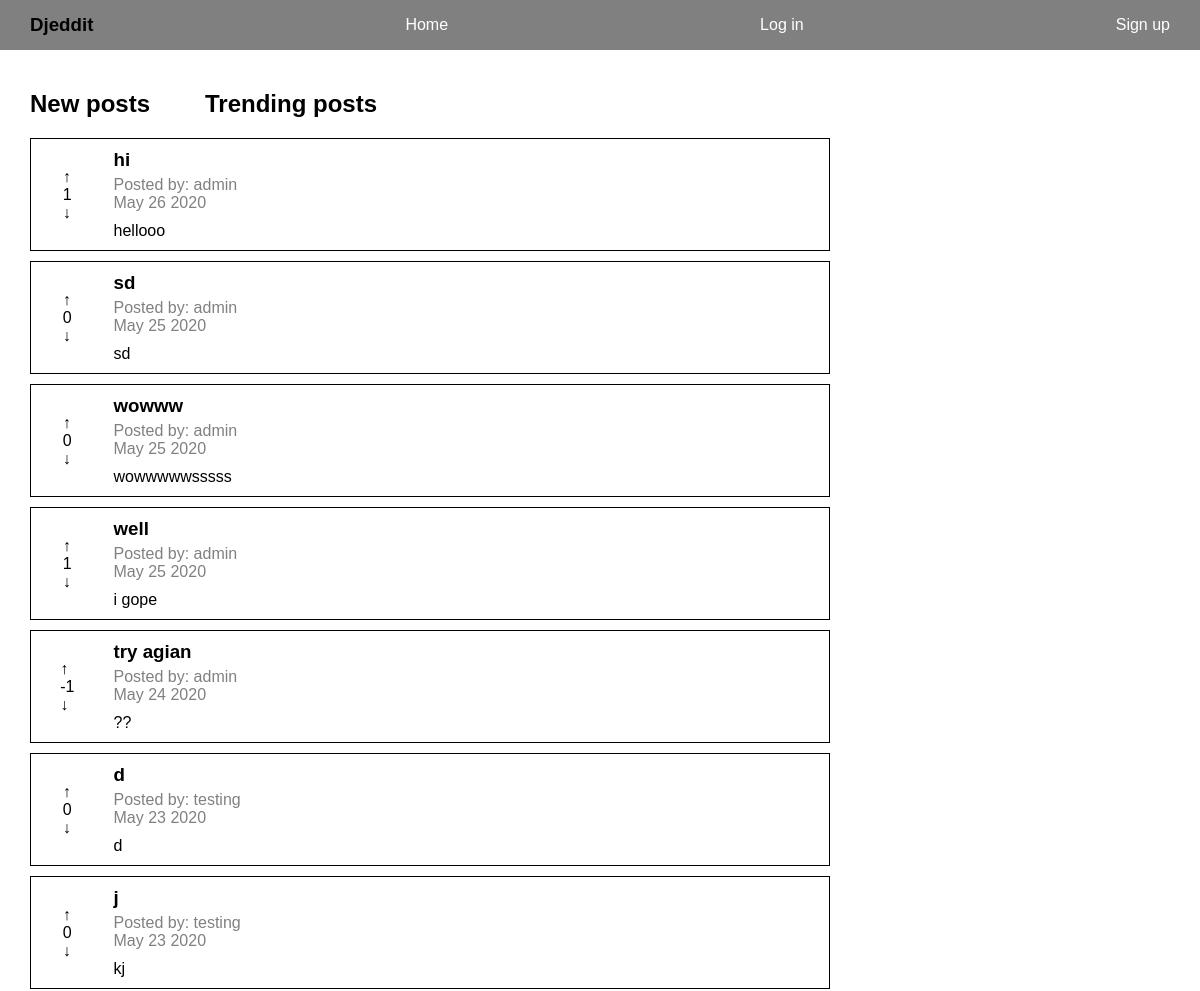
The page /reddit/ (upper part) on the database as committed earlier.
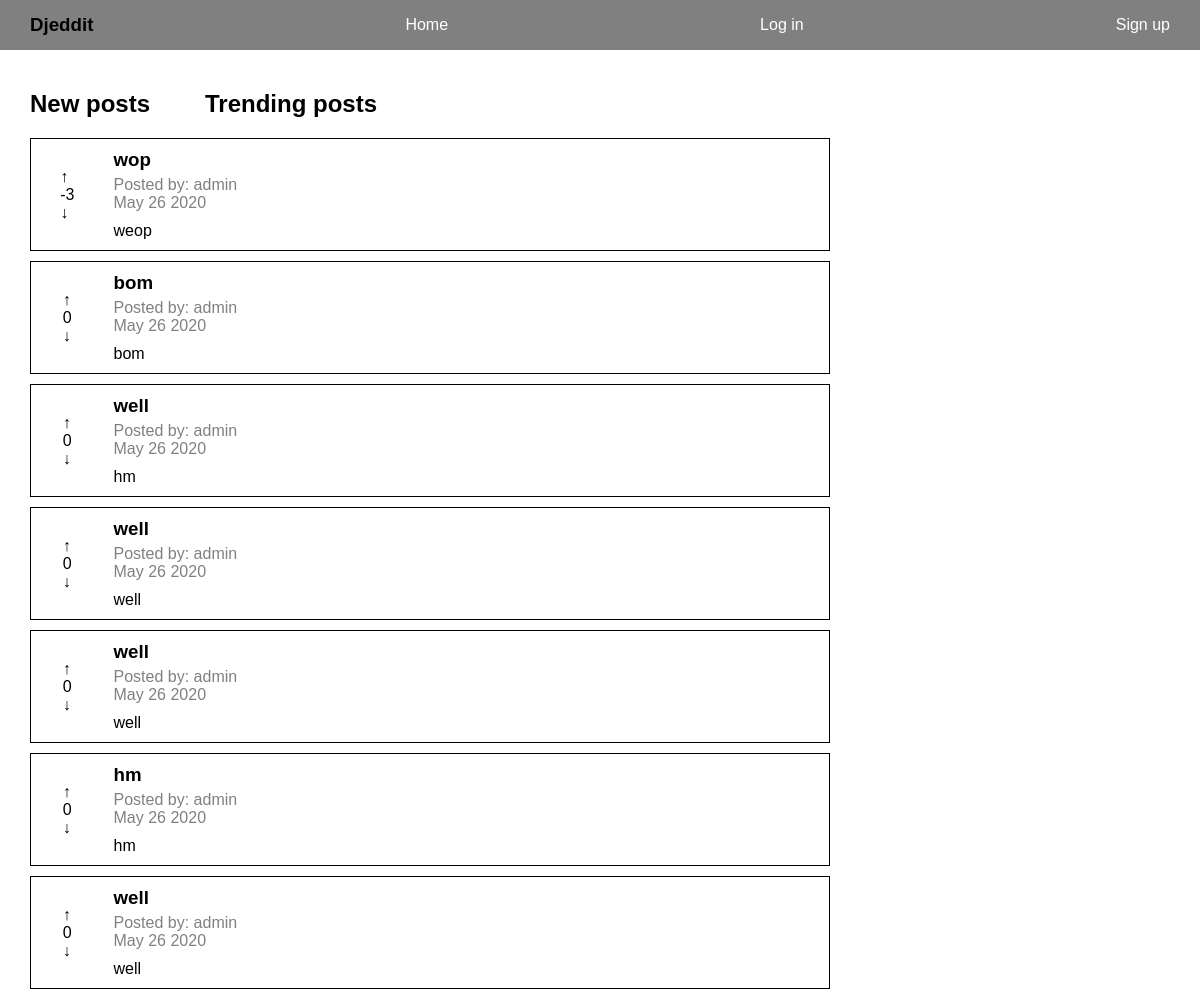
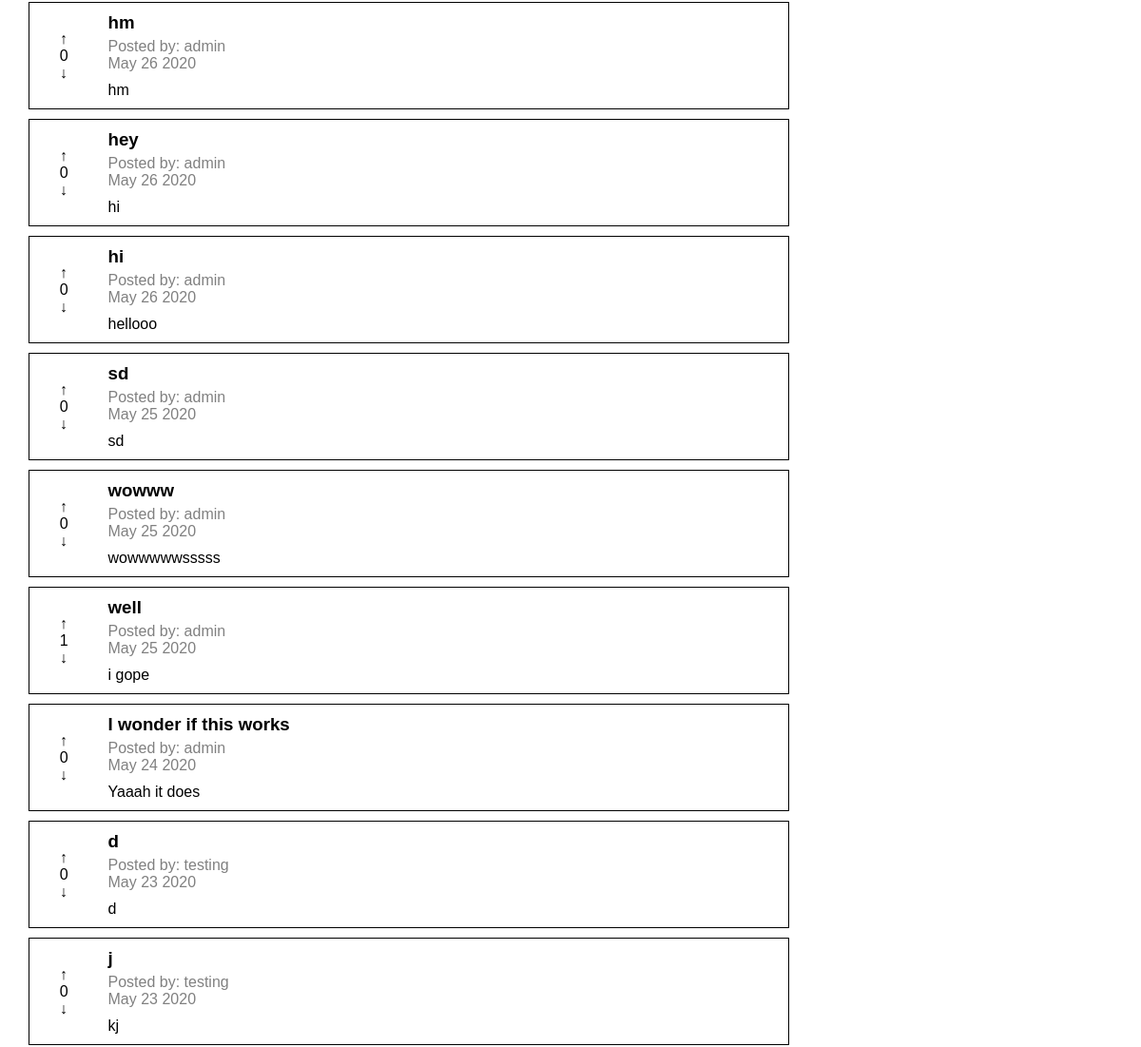
The same page on the database as committed later (2 pictures, top to bottom).
### reddit_app/models.py (models this page shows, shortened)
class Post(models.Model):
    title = models.CharField(max_length=200)
    author = models.ForeignKey(User, on_delete=models.CASCADE)
    text = models.TextField()
    votes = models.IntegerField(default=0)
    created_at = models.DateTimeField(auto_now_add=True)
    def date_posted(self):
        return self.created_at.strftime('%B %d %Y')

### reddit_app/views.py (the view)
# urls.py: path("", views.index, name="index"),
def index(request):
    posts = Post.objects.all().order_by('-created_at')
    context = {"posts": posts}
    return render(request, "reddit_app/index.html", context)

### templates/reddit_app/index.html (shortened to what this page needs)
{% extends "base.html" %}
{% block content %}
<div class="post-nav">
    <a href="{% url 'reddit_app:index' %}">
        <h2>New posts</h2>
    </a>
    <a href="{% url 'reddit_app:trending' %}">
        <h2>Trending posts</h2>
    </a>
</div>
<div id="posts">
    {% if posts.count %}
        {% for post in posts %}
            <div class="post-container post-{{post.id}}" style="border: 1px solid black; margin-bottom: 10px;">
                <div>
                    <p class="upvote post-vote" data-votes="{{post.votes}}" data-postid="{{ post.id }}" data-userid="{{ user.id }}">&uarr;</p>
                    <p class="votes">{{post.votes}}</p>
                    <p class="downvote post-vote" data-votes="{{post.votes}}" data-postid="{{ post.id }}" data-userid="{{ user.id }}">&darr;</p>
                </div>
                <div class="post">
                    <a href={% url 'reddit_app:single_post' post.id %}>
                        <h3>{{post.title}}</h3>
                        <div class="post-info">
                            <span>Posted by: {{post.author}}</span>
                            <p>{{post.date_posted}}</p>
                        </div>
                        <p>{{post.text}}</p>
                    </a>
                </div>
            </div>
        {% endfor %}
    {% else %}
        <p>There are no posts</p>
    {% endif %}
</div>
{% load static %}
{% endblock content %}

Rows that differ between the two databases and show on the page:
added Post: votes "-3", title "wop", author "admin", date_posted "May 26 2020", text "weop"
added Post: votes "0", title "bom", author "admin", date_posted "May 26 2020", text "bom"
added Post: votes "0", title "well", author "admin", date_posted "May 26 2020", text "hm"
added Post: votes "0", title "well", author "admin", date_posted "May 26 2020", text "well"
added Post: votes "0", title "well", author "admin", date_posted "May 26 2020", text "well"
added Post: votes "0", title "hm", author "admin", date_posted "May 26 2020", text "hm"
added Post: votes "0", title "well", author "admin", date_posted "May 26 2020", text "well"
added Post: votes "0", title "hm", author "admin", date_posted "May 26 2020", text "hm"
added Post: votes "0", title "hey", author "admin", date_posted "May 26 2020", text "hi"
changed Post "hellooo": votes "1" → "0"
changed Post: votes "-1" → "0"; title "try agian" → "I wonder if this works"; text "??" → "Yaaah it does"
